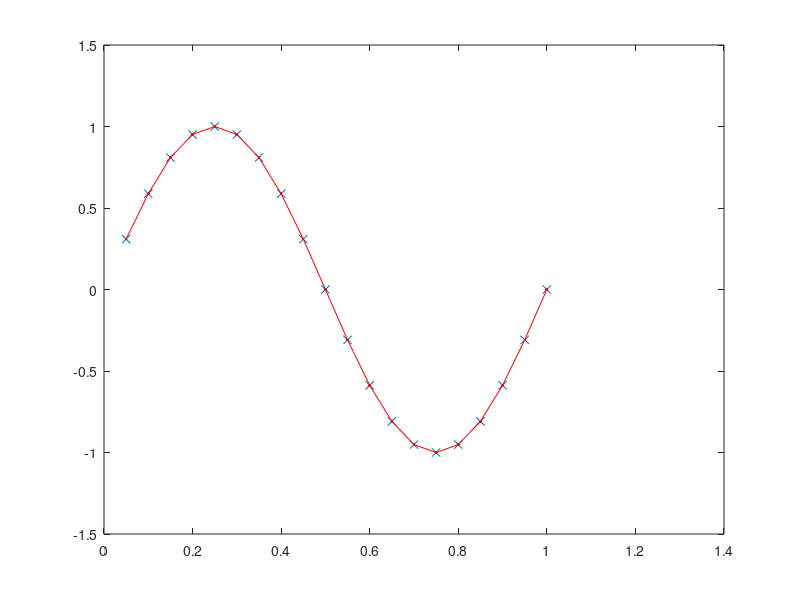

MATLAB code for this plot:
clear all;
N=20;
dx=1/N;
X=dx:dx:N*dx;
Y=zeros(N,1);
dYdX=zeros(N,1);
d2YdX=zeros(N,1);
K=zeros(N,1);
dKds=zeros(N,1);
d2Kds=zeros(N,1);
v=zeros(N,1);
f=1;
for k=1:1:1
    for n=1:1:N
        Y(n)=Y(n)+1/(2*k-1)*sin(2*pi*(2*k-1)*f*X(n));
        % Y(n)=X(n)^2+sin(X(n)*4);
    end;
end;
%     [X,Y]=interpcurve(X,Y);
%    N=length(X);
figure;
plot(X,Y,'x');
hold on;
for t=1:1:1
    for n=1:1:N-1
        dYdX(n)=(Y(n+1)-Y(n))/(X(n+1)-X(n));
    end;
    dYdX(N)=dYdX(N-1);
    for n=1:1:N-1
        d2YdX(n)=(dYdX(n+1)-dYdX(n))/(X(n+1)-X(n));
        K(n)=d2YdX(n)/((1+(dYdX(n)^2))^1.5);
    end;
    d2YdX(N-1)=d2YdX(N-2);
    d2YdX(N)=d2YdX(N-1);
    K(N-1)=K(N-2);
    K(N)=K(N-1);
    for n=1:1:N-3
        dKds(n)=(K(n+1)-K(n))/((X(n+1)-X(n))^2+(Y(n+1)-Y(n))^2)^0.5;
    end;
    dKds(N-2)=dKds(N-3);
    dKds(N-1)=dKds(N-2);
    dKds(N)=dKds(N-1);
    for n=1:1:N-1
        d2Kds(n)=(dKds(n+1)-dKds(n))/((X(n+1)-X(n))^2+(Y(n+1)-Y(n))^2)^0.5;
        
    end;
    d2Kds(N-3)=d2Kds(N-4);
    d2Kds(N-2)=d2Kds(N-3);
    d2Kds(N-1)=d2Kds(N-2);
    d2Kds(N)=d2Kds(N-1);
    for n=1:1:N
        v(n)=1E-7*abs(d2Kds(n))
      
       if dYdX(n)~=0
      X(n)=X(n)+sign(dYdX(n)*d2YdX(n))*v(n)*cos(pi/2-abs(atan(dYdX(n))));
            Y(n)=Y(n)-sign(dYdX(n))*sign(dYdX(n)*d2YdX(n))*v(n)*sin(pi/2-abs(atan(dYdX(n))));
       else
           if d2YdX(n)>0
               Y(n)=Y(n)-v(n);
           else Y(n)=Y(n)+v(n);
           end;
       end;

    end;
%    [X,Y]=interpcurve(X,Y);
% N=length(X);

    plot(X,Y,'r.');
    hold on;
    %need to redistribute X and Y with n
end;

plot(X,Y,'r');

